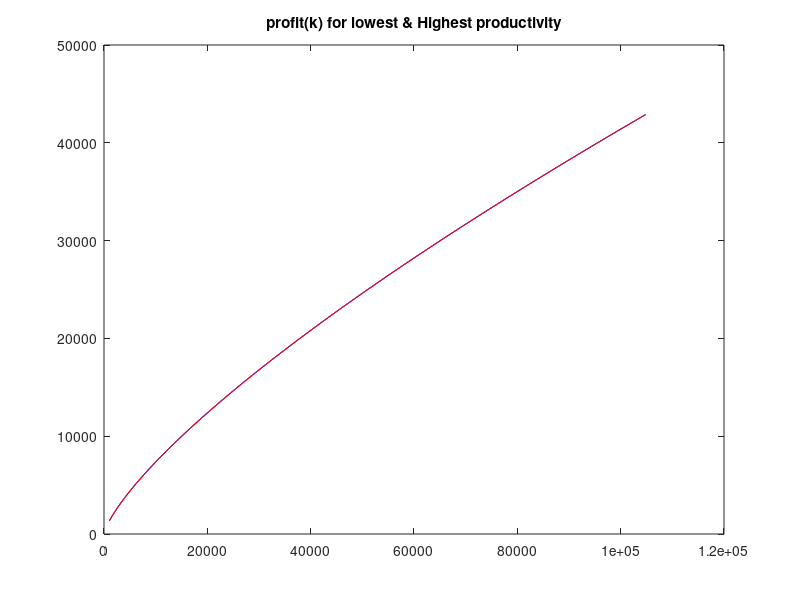
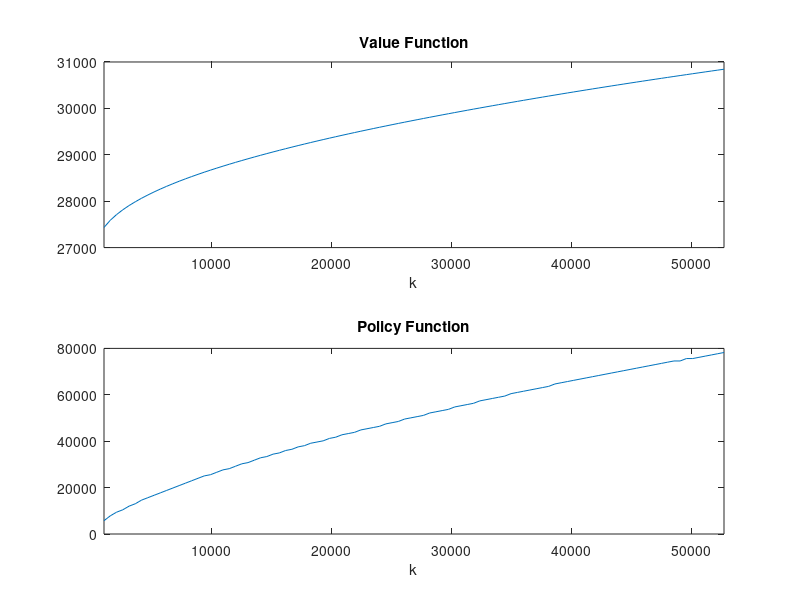
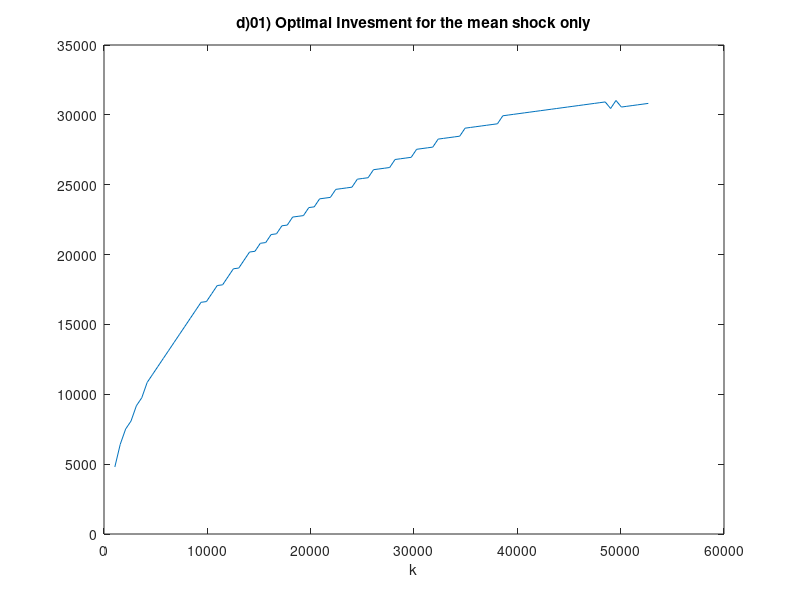

MATLAB code to generate these figures, in order:
%% UPENN, @Wharton
% Finance 937. 
% Prof. Joao Gomes
% Student: Rodrigo A. Morales M. && Mr. Paw Bednarek
% 
% Based on Jesus Fernandez-Villaverde RBC comparison code
% Okt 5, 2019

% Problem Set 01. Exercise d)

%% 0. Housekeeping

clear all
close all
clc


%%  1. Calibration
clear
clc

rho = 0.8;   % ar(1) parameter of log(a) (productivity)
r = 0.02;    % 1/(1+r) discount rate of firm
bbeta = 1/(1+r);   % Discount factor of the firm
delta = 0.1; % depreciation
theta1 = 0.3; % kapital elasticity (cobbdouglas)
aalpha =theta1;     % Elasticity of output w.r.t. capital
theta2 = 0.6; % labor elasticity (cobbdouglas)
W = 2;   % wage
sigma = 0.1;  % std dev of eps (ar(1)) of log(a) (productivity)
abar = 8; % log(abar) is the mean of log(a), which is ar(1)
b0 = 0;    %parameter0 for cots of investing
b1 = 0.5;   %parameter1 for cots of investing
options = optimset('Display', 'off');  %when solves for kss

% Productivity values
na = 9;  %number of points for logaGrid = [loga0, loga1... loga9]
logabar = log(abar);
deltaLoga = sigma/sqrt(1-rho^2);  %change between each log(a);
%%%%%%%%%%%%%%%%
% For d), only take the meanshock 
vProductivity = logabar;
nGridProductivity = length(vProductivity);

% Transition matrix
if nGridProductivity > 1
    P   = eye(na);
    a_1 = vProductivity(1);
    a_n = vProductivity(na);
    for j = 1:na
        aj = vProductivity(j);
        upperBoundA = (a_1 - rho*aj - (1-rho)*logabar +deltaLoga/2)/sigma;
        P(1,j) = normcdf(upperBoundA);
        lowerboundA = (a_n - rho*aj - (1-rho)*logabar -deltaLoga/2)/sigma;
        P(na,j) = 1-normcdf(lowerboundA);
    end
    for i = 2:(na-1)
        for j = 1:(na)
            ai = vProductivity(i);
            aj = vProductivity(j);
            upperBoundA = (ai - rho*aj - (1-rho)*logabar +deltaLoga/2)/sigma;
            lowerboundA = (ai - rho*aj - (1-rho)*logabar -deltaLoga/2)/sigma;
            P(i,j) = normcdf(upperBoundA)-normcdf(lowerboundA);
        end
    end
    P'
    mTransition   = P;
else
    mTransition = 1;
end


%% 2. Steady State
%define the functions of labor, profit and investment...
labor = @(a,k) (theta1*(k.^theta1)'*a/W).^(1/(1-theta2));
profit = @(a,k) ((k'.^theta1)*a).*(labor(a,k).^theta2) - W*labor(a,k);
investment = @(a,k,kprime) kprime - (1-delta)* k'*ones(size(a,1));
%for d) 1 and 2
phi = @(a,k,kprime) b0 * k'*ones(1,size(a,1)) +...
    b1*(( investment(a,k,kprime)./ ( k'*ones(1,size(a,1)) )- delta).^2).*k'*ones(1,size(a,1));
%for d) (3) ,  b1 =10  if investment is higher than delta*k
phi2 = @(a,k,kprime) b0 * k'*ones(1,size(a,1)) +...
     10*(( investment(a,k,kprime)./ ( k'*ones(1,size(a,1)) )-delta).^2).*k'*ones(1,size(a,1));
%for d) (4)
%phi3 = @(a,k,kprime) b0 * k'*ones(1,size(a,1)) +...
%     b1*(( investment(a,k,kprime)./ ( k'*ones(1,size(a,1)) )-
%     delta).^2).*k'*ones(1,size(a,1));

%find the values of the steady state:
fss =@(a,kss) delta + b0 - (theta1*a*kss^(theta1-1)*labor(a,kss)^theta2)/(1+r);
[capitalSteadyState,fval] = fsolve(@(k)fss(abar,k),30,options);
outputSteadyState = abar*capitalSteadyState^theta1*labor(abar,capitalSteadyState)^theta2;

fprintf(' Output = %2.6f, Capital = %2.6f\n', outputSteadyState, capitalSteadyState); 
fprintf('\n')

% with kss, generate the grid of capital
capMiddle = (aalpha*abar/(r+delta))^(1/(1-aalpha));
kstep = 0.1; %0.00001
%vGridCapital = 0.5*capitalSteadyState:kstep:1.5*capitalSteadyState;
vGridCapital = 0.5*capMiddle:kstep:1.5*capMiddle;
kapitalMax = (abar/(delta))^(1/(1-aalpha));
vGridCapital = (0):kstep:(0.6*kapitalMax);
vGridCapital = (0):kstep:(capitalSteadyState);
vGridCapital = linspace(0.01*capitalSteadyState,capitalSteadyState,200);



nGridCapital = length(vGridCapital);
nGridProductivity = length(vProductivity);

%% Plot of the profit function

figure(1)
plot(vGridCapital, profit(exp(vProductivity(1)),vGridCapital),'-b')
hold on
plot(vGridCapital, profit(exp(vProductivity(nGridProductivity)),vGridCapital),'-r')
hold off
title('profit(k) for lowest & Highest productivity')

%% 3. Required matrices and vectors

mOutput           = zeros(nGridCapital,nGridProductivity);
mValueFunction    = zeros(nGridCapital,nGridProductivity);
mValueFunctionNew = zeros(nGridCapital,nGridProductivity);
mPolicyFunction   = zeros(nGridCapital,nGridProductivity);
expectedValueFunction = zeros(nGridCapital,nGridProductivity);

%% 4. We pre-build output for each point in the grid

profitMatrix = profit(exp(vProductivity),vGridCapital);

%% 5. Main iteration

maxDifference = 10.0;
tolerance = 0.00001;%0.0000001;
iteration = 0;
tic
while (maxDifference>tolerance)  
    
    expectedValueFunction = mValueFunction*mTransition';
    
    for nProductivity = 1:nGridProductivity
        
        % We start from previous choice (monotonicity of policy function)
        gridCapitalNextPeriod = 1;
        
        for nCapital = 1:nGridCapital
                        
            valueHighSoFar = -1000.0;
            capitalChoice  = vGridCapital(1);
            
            for nCapitalNextPeriod = gridCapitalNextPeriod:nGridCapital
                
                %consumption = mOutput(nCapital,nProductivity)-vGridCapital(nCapitalNextPeriod);
                prodctvt = exp(vProductivity(nProductivity));
                currentCapital = vGridCapital(nCapital);
                kprimeTomorow = vGridCapital(nCapitalNextPeriod);
                invstm = investment(prodctvt,currentCapital,kprimeTomorow);
                %for 01.(d)(3)
                if invstm > delta*currentCapital
                    dividend = profitMatrix(nCapital,nProductivity) - invstm - phi(prodctvt,currentCapital,kprimeTomorow);
                else
                    dividend = profitMatrix(nCapital,nProductivity) - invstm - phi2(prodctvt,currentCapital,kprimeTomorow);
                end
                valueProvisional = (1-bbeta)*dividend+bbeta*expectedValueFunction(nCapitalNextPeriod,nProductivity);
            
                if (valueProvisional>valueHighSoFar)
                    valueHighSoFar = valueProvisional;
                    capitalChoice = vGridCapital(nCapitalNextPeriod);
                    gridCapitalNextPeriod = nCapitalNextPeriod;
                else
                    break; % We break when we have achieved the max
                end    
                  
            end
            
            mValueFunctionNew(nCapital,nProductivity) = valueHighSoFar;
            mPolicyFunction(nCapital,nProductivity) = capitalChoice;
            
        end
        
    end
    
    maxDifference = max(max(abs(mValueFunctionNew-mValueFunction)));
    mValueFunction = mValueFunctionNew;
    
    iteration = iteration+1;
    if (mod(iteration,10)==0 || iteration ==1)
        fprintf(' Iteration = %d, Sup Diff = %2.8f\n', iteration, maxDifference); 
    end
           
end

fprintf(' Iteration = %d, Sup Diff = %2.8f\n', iteration, maxDifference); 
fprintf('\n')
%fprintf(' My check = %2.6f\n', mPolicyFunction(1000,3));
fprintf('\n')

toc

%% 6. Plotting results

figure(2)

subplot(2,1,1)
plot(vGridCapital(1:100),mValueFunction(1:100,:))
xlim([vGridCapital(1) vGridCapital(nGridCapital/2)])
xlabel('k')
title('Value Function')

subplot(2,1,2)
plot(vGridCapital(1:100),mPolicyFunction(1:100,:))
xlim([vGridCapital(1) vGridCapital(nGridCapital/2)])
xlabel('k')
title('Policy Function')

% vExactPolicyFunction = aalpha*bbeta.*(vGridCapital.^aalpha);
% 
% subplot(3,1,3)
% plot((100.*(vExactPolicyFunction'-mPolicyFunction(:,1))./mPolicyFunction(:,1)))
% title('Comparison of Exact and Approximated Policy Function')

%set(gcf,'PaperOrientation','landscape','PaperPosition',...
%[-0.9 -0.5 12.75 9])
%print('-dpdf','Figure1.pdf')

%% Plotting optimal investment and financing for lowest, avg and highest
mOptimalInvestment = zeros(nGridProductivity, nGridCapital);
mFinancing = zeros(nGridProductivity, nGridCapital);
for nProductivity = 1:nGridProductivity
    for nCapital = 1:nGridCapital
        prodctvt = exp(vProductivity(nProductivity));
        currentCapital = vGridCapital(nCapital);
        captomorrow = mPolicyFunction(nCapital,nProductivity);
        invstmnt = investment(prodctvt,currentCapital,captomorrow);
        mOptimalInvestment(nCapital,nProductivity) = invstmnt;
        profits = profitMatrix(nCapital,nProductivity);
        costOfInvstmnt = phi(prodctvt,currentCapital,captomorrow);
        dividend = profits - invstmnt - costOfInvstmnt;
        mFinancing(nCapital,nProductivity) = max(-dividend,0);
    end
end
%shock a
figure(3)
% subplot(2,1,1)
plot(vGridCapital(1:100),mOptimalInvestment(1:100,1))
xlabel('k')
title('d)01) Optimal Invesment for the mean shock only')

% hold on
% plot(vGridCapital,mOptimalInvestment(:,5))
% plot(vGridCapital,mOptimalInvestment(:,1))
% legend('high a', 'middle a', 'low a')
% hold off

% subplot(2,1,2)
% plot(vGridCapital(1:100),mFinancing(1:100,1))
% xlabel('k')
% title('d) Financing (-d(a,k) when positive) for the mean shock only')

% hold on
% plot(vGridCapital,mFinancing(:,5))
% plot(vGridCapital,mFinancing(:,1))
% legend('high a', 'middle a', 'low a')
% hold off